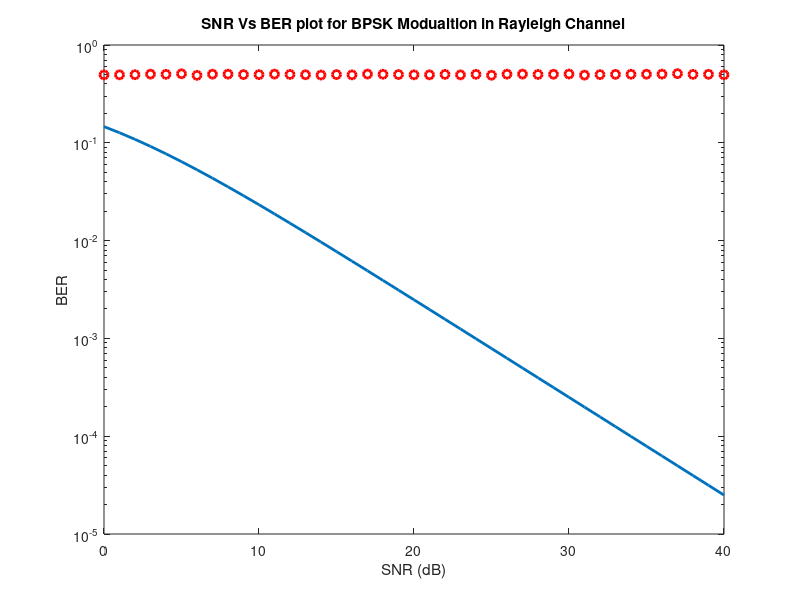

MATLAB code for this plot: (Note: this script raises an error after producing the figure.)

clear all;

format long;

bit_count = 10000;

SNR = 0: 1: 40;

for aa = 1: 1: length(SNR)


    T_Errors = 0;
    T_bits = 0;


    while T_Errors < 100

        % Generate some random bits
        uncoded_bits  = round(rand(1,bit_count));
        % BPSK modulator
        tx = -2*(uncoded_bits-0.5);


        N0 = 1/10^(SNR(aa)/10);

        % Rayleigh channel fading
        h = 1/sqrt(2)*[randn(1,length(tx)) + j*randn(1,length(tx))];
        % Send over Gaussian Link to the receiver
        rx = h.*tx + sqrt(N0/2)*(randn(1,length(tx))+i*randn(1,length(tx)));


        rx = rx./h;

        % BPSK demodulator at the Receiver
        rx2 = rx < 0;


        diff = uncoded_bits - rx2;
        T_Errors = T_Errors + sum(abs(diff));
        T_bits = T_bits + length(uncoded_bits);

    end
    % Calculate Bit Error Rate
    BER(aa) = T_Errors / T_bits;
    disp(sprintf('bit error probability = %f',BER(aa)));
end


% plot the BER Vs. SNR(dB) Curve on logarithmic scale
% Calculate BER through Simulation
% Rayleigh Theoretical BER
SNRLin = 10.^(SNR/10);
theoryBer = 0.5.*(1-sqrt(SNRLin./(SNRLin+1)));
% Start Plotting
% Rayleigh Theoretical BER
figure(1);
semilogy(SNR,theoryBer,'-','LineWidth',2);
hold on;
% Simulated BER
figure(1);
semilogy(SNR,BER,'or','LineWidth',2);
hold on;
xlabel('SNR (dB)');
ylabel('BER');
title('SNR Vs BER plot for BPSK Modualtion in Rayleigh Channel');
% Theoretical BER
figure(1);
theoryBerAWGN = 0.5*erfc(sqrt(10.^(SNR/10)));
semilogy(SNR,theoryBerAWGN,'blad-','LineWidth',2);
legend('Rayleigh Theoretical','Rayleigh Simulated', 'AWGN Theoretical');
axis([0 40 10^-5 0.5]);
grid on;
